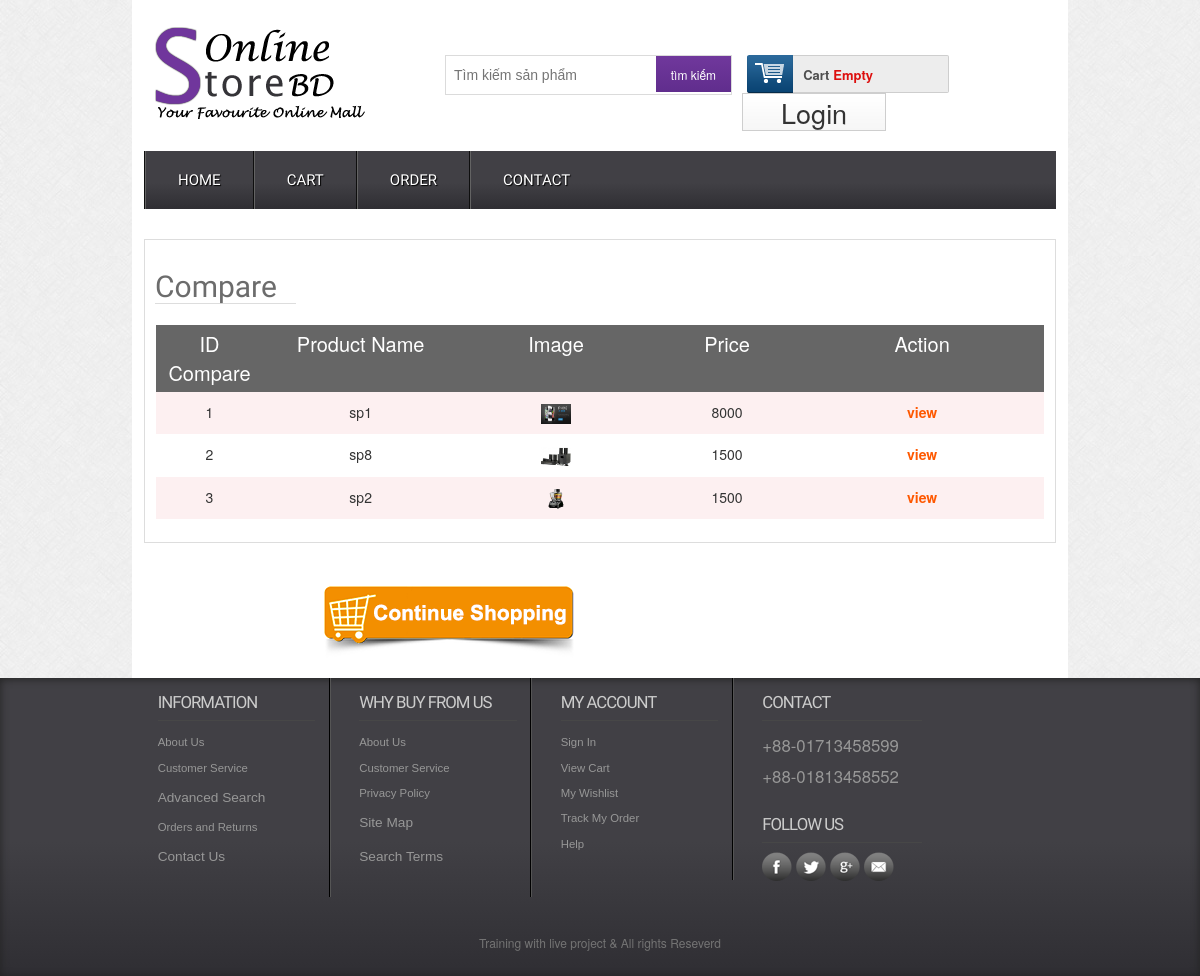
Screenshot of /compare.php?id=live with the database file from the repository.
### tables this page shows
CREATE TABLE `tbl_compare` (
  `id` int(11) NOT NULL,
  `customer_id` int(11) NOT NULL,
  `productId` int(11) NOT NULL,
  `productName` varchar(255) NOT NULL,
  `price` varchar(255) NOT NULL,
  `image` varchar(255) NOT NULL
);

### classes/product.php (called while the page is built, shortened)
<?php
$filepath=realpath(dirname(__FILE__));
include_once ($filepath.'/../lib/database.php');
?>
<?php
    class product
    {
        private $db;
        public function __construct()
        {
            $this->db =new Database();
        }
    public function get_compare($customer_id){
        $query="SELECT * from tbl_compare where customer_id='$customer_id' order by id desc";
        $result =$this->db->select($query);
        return $result;
    }
}
?>

### lib/database.php (called while the page is built, shortened)
<?php
Class Database{
   public $host   = DB_HOST;
   public $user   = DB_USER;
   public $pass   = DB_PASS;
   public $dbname = DB_NAME;
   public $link;
private function connectDB(){
   $this->link = new mysqli($this->host, $this->user, $this->pass,
    $this->dbname);
    mysqli_set_charset($this->link,"utf8");
 }
public function select($query){
  $result = $this->link->query($query) or die($this->link->error.__LINE__);
  if($result->num_rows > 0){
    return $result;
  } else {
    return false;
  }
 }
}

### lib/session.php (called while the page is built, shortened)
<?php
class Session{
 public static function get($key){
    if (isset($_SESSION[$key])) {
     return $_SESSION[$key];
    } else {
     return false;
    }
 }
}
?>

### compare.php (the view, shortened to what this page needs)
<?php
	include 'inc/header.php';
?>
<div class="main">
    <div class="content">
    	<div class="cartoption">
			<div class="cartpage">
			    	<h2>Compare</h2>
						<table class="tblone">
							<tr>
								<th width="10%">ID Compare</th>
								<th width="20%">Product Name</th>
								<th width="20%">Image</th>
								<th width="15%">Price</th>
								<th width="25%">Action</th>
							</tr>
							<?php
							$customer_id= Session::get('customer_id');
							$get_compare=$product->get_compare($customer_id);
							if($get_compare){
								$i=0;
								while($result=$get_compare->fetch_assoc()){
									$i++;
							?>
							<tr>
								<td><?php echo $i;?></td>
								<td><?php echo $result['productName']?></td>
								<td><img src="admin/uploads/<?php echo $result['image']?>" alt=""/></td>
								<td><?php echo $result['price']?></td>
								<td><a href="details.php?proid=<?php echo $result['productId']?>">view</a></td>
							</tr>
							<?php
								}
							}
							?>
						</table>
					</div>
					<div class="shopping">
						<div class="shopleft">
							<a href="index.php"> <img src="images/shop.png" alt="" /></a>
						</div>
					</div>
    		</div>
    </div>
</div>
 <?php
	include 'inc/footer.php';
?>

### css/style.css (style rules this page uses)
html,body,div,span,applet,object,iframe,h1,h2,h3,h4,h5,h6,p,blockquote,pre,a,abbr,acronym,address,big,cite,code,del,dfn,em,img,ins,kbd,q,s,samp,small,strike,strong,sub,sup,tt,var,b,u,i,dl,dt,dd,ol,nav ul,nav li,fieldset,form,label,legend,table,caption,tbody,tfoot,thead,tr,th,td,article,aside,canvas,details,embed,figure,figcaption,footer,header,hgroup,menu,nav,output,ruby,section,summary,time,mark,audio,video { margin:0;padding:0;border:0;font-size:100%;font:inherit;vertical-align:baseline; }
table { border-collapse:collapse;border-spacing:0; }
a { text-decoration:none; }
img { max-width:100%; }
body { font-family:Arial, Helvetica, sans-serif; background:url(../images/body_bg3.jpg); }
.content { padding:20px 0; background:#FFF; }
.content h2 { font-size:23px; color:#6C6C6C; font-family: 'Monda', sans-serif; }
.cartpage { border: 1px solid #ddd; overflow: hidden; padding: 10px; }
.cartpage h2 { border-bottom: 1px solid #ddd; font-size: 30px; margin-bottom: 20px; width: 141px; }
.tblone { border: 1px solid #fff; margin-bottom: 12px; width: 100%; }
.tblone th { background: #666 none repeat scroll 0 0; color: #fff; font-size: 20px; padding: 5px 8px; text-align: center; }
.tblone td { padding:10px;text-align:center; }
table.tblone tr:nth-child(2n+1) { background:#fff;height:30px; }
table.tblone tr:nth-child(2n) { background:#fdf0f1;height:30px; }
table.tblone a { color: #fe5800; font-weight: bold; text-decoration: none; }
table.tblone img { height: 20px; width: 30px; }
.shopping { margin-top: 30px; }
.shopleft, .shopleft { float: left; text-align: center; width: 610px; }
.shopleft img { outline:none }
.shopleft a,.shopright a { outline:none }

### rows the page displays
tbl_compare: productName "sp1", image (picture), price "8000"
tbl_compare: productName "sp8", image (picture), price "1500"
tbl_compare: productName "sp2", image (picture), price "1500"
